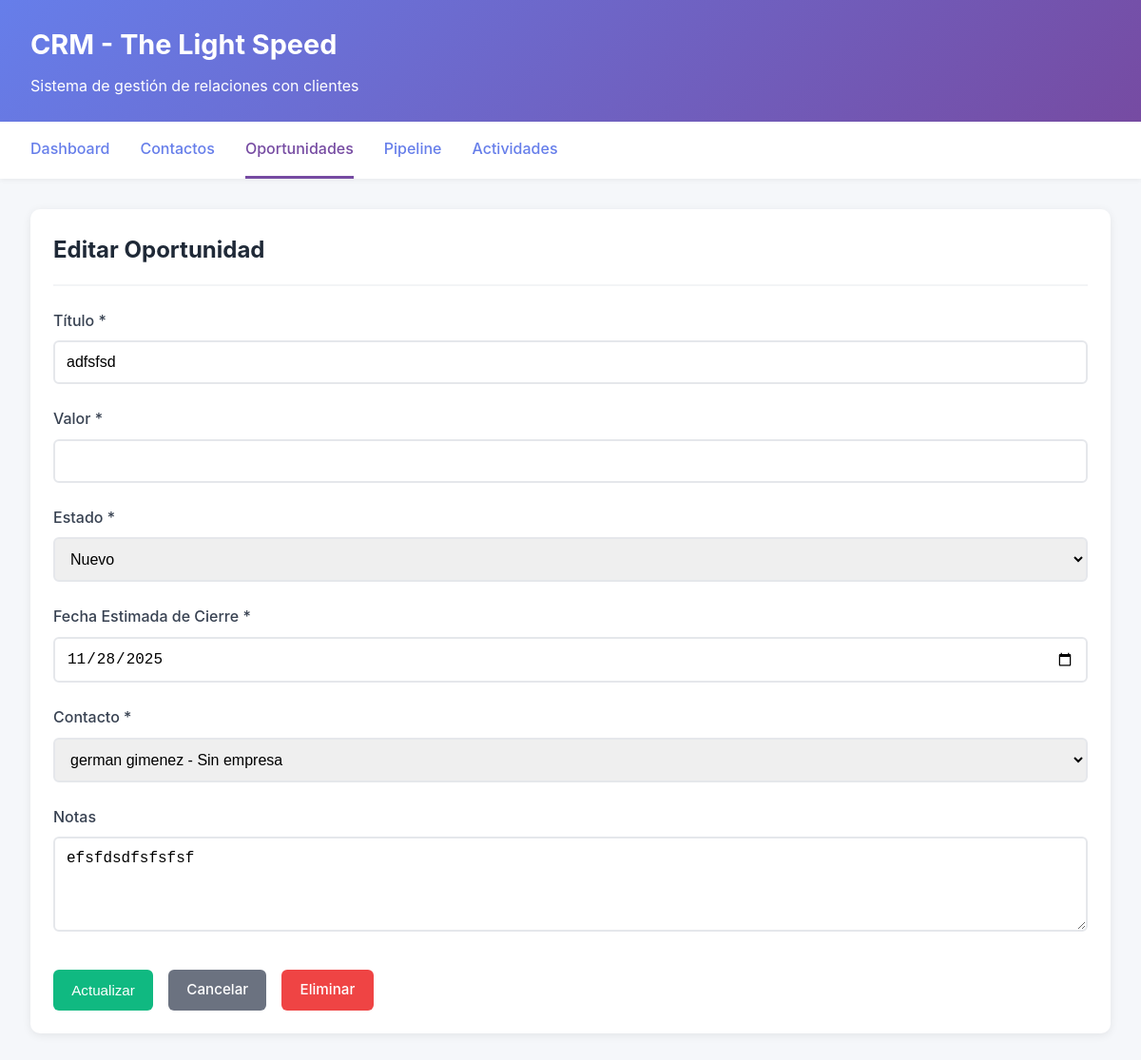
The app's page /crm/oportunidades/2/editar/ with its own data.
### home/models.py (models this page shows, shortened)
class Oportunidad(models.Model):
    ESTADO_CHOICES = [
        ('nuevo', 'Nuevo'),
        ('en_progreso', 'En Progreso'),
        ('ganado', 'Ganado'),
        ('perdido', 'Perdido'),
    ]
    titulo = models.CharField(max_length=200)
    valor = models.DecimalField(max_digits=12, decimal_places=2)
    estado = models.CharField(max_length=20, choices=ESTADO_CHOICES, default='nuevo')
    fecha_estimada_cierre = models.DateField()
    contacto = models.ForeignKey(Contacto, on_delete=models.CASCADE, related_name='oportunidades')
    notas = models.TextField(blank=True, null=True)
    fecha_creacion = models.DateTimeField(auto_now_add=True)
    fecha_actualizacion = models.DateTimeField(auto_now=True)
    class Meta:
        ordering = ['-fecha_creacion']
        verbose_name_plural = 'Oportunidades'

class Contacto(models.Model):
    nombre = models.CharField(max_length=200)
    correo = models.EmailField(validators=[EmailValidator()])
    telefono = models.CharField(max_length=20, blank=True, null=True)
    empresa = models.ForeignKey(Empresa, on_delete=models.SET_NULL, null=True, blank=True, related_name='contactos')
    notas = models.TextField(blank=True, null=True)
    etiquetas = models.ManyToManyField(Etiqueta, blank=True, related_name='contactos')
    fecha_creacion = models.DateTimeField(auto_now_add=True)
    fecha_actualizacion = models.DateTimeField(auto_now=True)
    class Meta:
        ordering = ['nombre']

### home/views.py (the view, shortened to what this page needs)
# urls.py: path('crm/oportunidades/<int:pk>/editar/', views.oportunidad_edit, name='oportunidad_edit'),
def oportunidad_edit(request, pk):
    oportunidad = get_object_or_404(Oportunidad, pk=pk)
    contactos = Contacto.objects.all()
    context = {
        'oportunidad': oportunidad,
        'contactos': contactos,
        'estados': Oportunidad.ESTADO_CHOICES,
    }
    return render(request, 'home/crm/oportunidad_form.html', context)

### home/templates/home/crm/oportunidad_form.html (shortened to what this page needs)
{% extends 'home/crm/base.html' %}
{% block content %}
<div class="card">
    <div class="card-header">
        <h2>{% if oportunidad %}Editar Oportunidad{% else %}Nueva Oportunidad{% endif %}</h2>
    </div>
    <form method="post">
        <div class="form-group">
            <label for="titulo">Título *</label>
            <input type="text" id="titulo" name="titulo" value="{% if oportunidad %}{{ oportunidad.titulo }}{% endif %}" required>
        </div>
        <div class="form-group">
            <label for="valor">Valor *</label>
            <input type="number" id="valor" name="valor" step="0.01" min="0" value="{% if oportunidad %}{{ oportunidad.valor }}{% endif %}" required>
        </div>
        <div class="form-group">
            <label for="estado">Estado *</label>
            <select id="estado" name="estado" required>
                {% for estado_code, estado_name in estados %}
                    <option value="{{ estado_code }}" {% if oportunidad and oportunidad.estado == estado_code %}selected{% endif %}>{{ estado_name }}</option>
                {% endfor %}
            </select>
        </div>
        <div class="form-group">
            <label for="fecha_estimada_cierre">Fecha Estimada de Cierre *</label>
            <input type="date" id="fecha_estimada_cierre" name="fecha_estimada_cierre"
                   value="{% if oportunidad %}{{ oportunidad.fecha_estimada_cierre|date:'Y-m-d' }}{% endif %}" required>
        </div>
        <div class="form-group">
            <label for="contacto">Contacto *</label>
            <select id="contacto" name="contacto" required>
                {% for contacto in contactos %}
                    <option value="{{ contacto.id }}" {% if oportunidad and oportunidad.contacto.id == contacto.id %}selected{% endif %}>{{ contacto.nombre }} - {{ contacto.empresa.nombre|default:"Sin empresa" }}</option>
                {% endfor %}
            </select>
        </div>
        <div class="form-group">
            <label for="notas">Notas</label>
            <textarea id="notas" name="notas" rows="4">{% if oportunidad %}{{ oportunidad.notas }}{% endif %}</textarea>
        </div>
        <div class="form-actions">
            <button type="submit" class="btn btn-success">{% if oportunidad %}Actualizar{% else %}Crear{% endif %}</button>
            <a href="{% url 'oportunidades_list' %}" class="btn btn-secondary">Cancelar</a>
            {% if oportunidad %}
                <a href="{% url 'oportunidad_delete' oportunidad.pk %}" class="btn btn-danger">Eliminar</a>
            {% endif %}
        </div>
    </form>
</div>
{% endblock %}

### home/templates/home/crm/base.html (style rules this page uses)
* { margin: 0; padding: 0; box-sizing: border-box; }
body { font-family: -apple-system, BlinkMacSystemFont, 'Segoe UI', Roboto, Oxygen, Ubuntu, Cantarell, sans-serif; background: #f5f7fa; color: #333; line-height: 1.6; }
.btn { display: inline-block; padding: 0.6rem 1.2rem; background: #667eea; color: white; text-decoration: none; border: none; border-radius: 6px; cursor: pointer; font-size: 0.95rem; font-weight: 500; transition: all 0.3s; }
.btn-success { background: #10b981; }
.btn-danger { background: #ef4444; }
.btn-secondary { background: #6b7280; }
.card { background: white; border-radius: 10px; padding: 1.5rem; box-shadow: 0 2px 10px rgba(0,0,0,0.08); margin-bottom: 1.5rem; }
.card-header { display: flex; justify-content: space-between; align-items: center; margin-bottom: 1.5rem; padding-bottom: 1rem; border-bottom: 2px solid #f3f4f6; }
.card-header h2 { color: #1f2937; font-size: 1.5rem; }
.form-group { margin-bottom: 1.5rem; }
.form-group label { display: block; margin-bottom: 0.5rem; color: #374151; font-weight: 500; }
.form-group input, .form-group select, .form-group textarea { width: 100%; padding: 0.75rem; border: 2px solid #e5e7eb; border-radius: 6px; font-size: 1rem; transition: border-color 0.3s; }
.form-group textarea { resize: vertical; min-height: 100px; }
.form-actions { display: flex; gap: 1rem; margin-top: 2rem; }

### records on screen
Oportunidad: titulo "adfsfsd", estado "Nuevo", fecha_estimada_cierre "11/28/2025", contacto "german gimenez - Sin empresa", notas "efsfdsdfsfsfsf"
